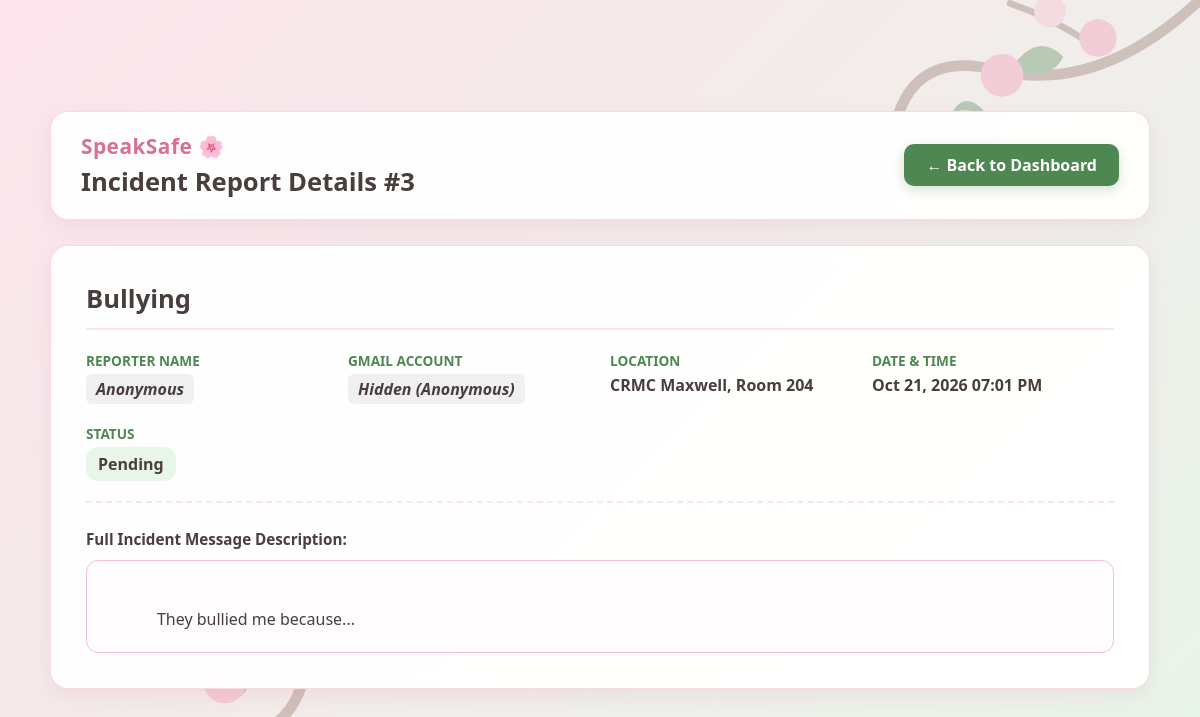
Screenshot of /view_report.php?id=3 (signed in) with the database file from the repository.
### tables this page shows
CREATE TABLE `incidents_reports` (
  `report_id` int(11) NOT NULL,
  `user_id` int(11) NOT NULL,
  `title` varchar(150) NOT NULL,
  `description` text NOT NULL,
  `location` varchar(100) NOT NULL,
  `incident_date` datetime NOT NULL,
  `is_anonymous` tinyint(1) DEFAULT 0,
  `status` enum('Pending','Under Review','Resolved') DEFAULT 'Pending',
  `created_at` timestamp NOT NULL DEFAULT current_timestamp()
);

### view_report.php (the view, shortened to what this page needs)
<?php
require_once 'config/db.php';
$report_id = $_GET['id'];
$stmt = $pdo->prepare("SELECT r.*, u.first_name, u.last_name, u.email FROM incidents_reports r JOIN users u ON r.user_id = u.user_id WHERE r.report_id = ?");
$stmt->execute([$report_id]);
$report = $stmt->fetch();
?>
<!DOCTYPE html>
<html lang="en">
<head>
    <link rel="stylesheet" href="assets/css/styles.php">
</head>
<body>
<div class="dashboard-container">
    <div class="header-card">
        <div>
            <div style="font-size: 1.3rem; font-weight: 800; color: #d87093; letter-spacing: 0.5px; margin-bottom: 4px;">
                SpeakSafe 🌸
            </div>
            <h2>Incident Report Details #<?php echo $report['report_id']; ?></h2>
        </div>
        <a href="dashboard.php" class="btn-back">← Back to Dashboard</a>
    </div>
    <div class="report-detail-card">
        <h2 style="margin-top:0; color: var(--text-dark); font-size: 1.6rem; border-bottom: 2px solid #fce4ec; padding-bottom: 12px;">
            <?php echo htmlspecialchars($report['title']); ?>
        </h2>
        <div class="report-meta-grid">
            <div class="meta-item">
                <label>Reporter Name</label>
                <span>
                    <?php
                    if ($report['is_anonymous'] == 1) {
                        echo "<span class='badge-anonymous'>Anonymous</span>";
                    } else {
                        echo htmlspecialchars($report['first_name'] . ' ' . $report['last_name']);
                    }
                    ?>
                </span>
            </div>
            <div class="meta-item">
                <label>Gmail Account</label>
                <span>
                    <?php
                    if ($report['is_anonymous'] == 1) {
                        echo "<span class='badge-anonymous'>Hidden (Anonymous)</span>";
                    } else {
                        echo htmlspecialchars($report['email']);
                    }
                    ?>
                </span>
            </div>
            <div class="meta-item">
                <label>Location</label>
                <span><?php echo htmlspecialchars($report['location']); ?></span>
            </div>
            <div class="meta-item">
                <label>Date & Time</label>
                <span><?php echo date("M d, Y h:i A", strtotime($report['incident_date'])); ?></span>
            </div>
            <div class="meta-item">
                <label>Status</label>
                <span><span class="badge-status"><?php echo htmlspecialchars($report['status']); ?></span></span>
            </div>
        </div>
        <label style="font-weight: bold; font-size: 0.95rem; color: var(--text-dark);">Full Incident Message Description:</label>
        <div class="description-box">
            <?php echo htmlspecialchars($report['description']); ?>
        </div>
    </div>
</div>
</body>
</html>

### view_report.php (style rules this page uses)
.report-detail-card { background: var(--card-bg); backdrop-filter: blur(8px); padding: 35px; border-radius: 18px; box-shadow: 0 8px 20px rgba(216, 112, 147, 0.12); border: 1px solid rgba(243, 193, 207, 0.6); margin-top: 20px; }
.report-meta-grid { display: grid; grid-template-columns: repeat(auto-fit, minmax(220px, 1fr)); gap: 20px; margin-bottom: 25px; padding-bottom: 20px; border-bottom: 2px dashed #fce4ec; }
.meta-item label { display: block; font-size: 0.85rem; color: var(--accent-green); font-weight: bold; text-transform: uppercase; margin-bottom: 4px; }
.meta-item span { font-size: 1rem; font-weight: 600; color: var(--text-dark); }
.description-box { background: #fffcfd; border: 1.5px solid var(--input-border); border-radius: 12px; padding: 20px; font-size: 1rem; line-height: 1.6; color: var(--text-dark); white-space: pre-wrap; margin-top: 10px; }
.btn-back { display: inline-block; background-color: var(--accent-green); color: white !important; padding: 10px 22px; border-radius: 10px; font-weight: bold; text-decoration: none !important; box-shadow: 0 4px 12px rgba(78, 135, 82, 0.25); transition: background 0.3s ease; }

### rows the page displays
incidents_reports: report_id "3", title "Bullying", location "CRMC Maxwell, Room 204", incident_date "Oct 21, 2026 07:01 PM", status "Pending", description "They bullied me because..."
